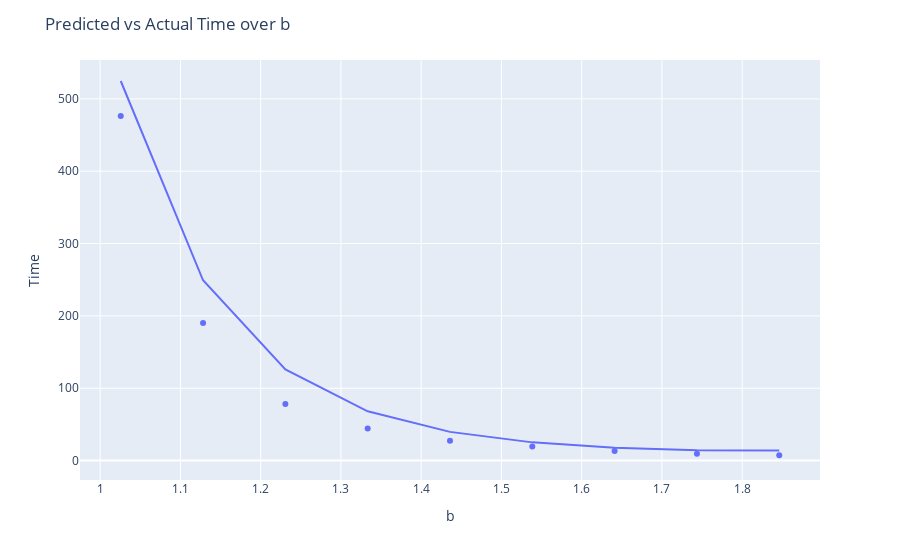

Notebook code for this chart:
### Code cell
with open('g2-1l2brange.json') as f:
    datal2 = json.load(f)
dfl2 = pd.DataFrame(datal2)
import plotly.express as px
import plotly.graph_objects as go
# scatter of actual times
fig = px.scatter(dfl2, x="b", y="sim_fit_time")
fig.add_traces(
    px.line(dfl2, x="b", y="sol4_time").data
)

fig.update_layout(
    title="Predicted vs Actual Time over b",
    xaxis_title="b",
    yaxis_title="Time"
)

fig.show()

### Figure 1 — Plotly figure (JSON) as saved in the notebook; plotly's stock layout.template omitted (floating-point values rounded to 4 significant figures)
{"data": [{"hovertemplate": "b=%{x}<br>sim_fit_time=%{y}<extra></extra>", "legendgroup": "", "marker": {"color": "#636efa", "symbol": "circle"}, "mode": "markers", "name": "", "orientation": "v", "showlegend": false, "type": "scatter", "x": [1.026, 1.128, 1.231, 1.333, 1.436, 1.538, 1.641, 1.744, 1.846], "xaxis": "x", "y": [476.4, 190.2, 78.18, 44.52, 27.37, 19.58, 13.29, 9.385, 7.387], "yaxis": "y"}, {"hovertemplate": "b=%{x}<br>sol4_time=%{y}<extra></extra>", "legendgroup": "", "line": {"color": "#636efa", "dash": "solid"}, "marker": {"symbol": "circle"}, "mode": "lines", "name": "", "orientation": "v", "showlegend": false, "type": "scatter", "x": [1.026, 1.128, 1.231, 1.333, 1.436, 1.538, 1.641, 1.744, 1.846], "xaxis": "x", "y": [524.7, 249.2, 126.0, 68.1, 39.67, 25.18, 17.73, 14.31, 14.01], "yaxis": "y"}], "layout": {"legend": {"tracegroupgap": 0}, "margin": {"t": 60}, "title": {"text": "Predicted vs Actual Time over b"}, "xaxis": {"anchor": "y", "domain": [0, 1], "title": {"text": "b"}}, "yaxis": {"anchor": "x", "domain": [0, 1], "title": {"text": "Time"}}}}
